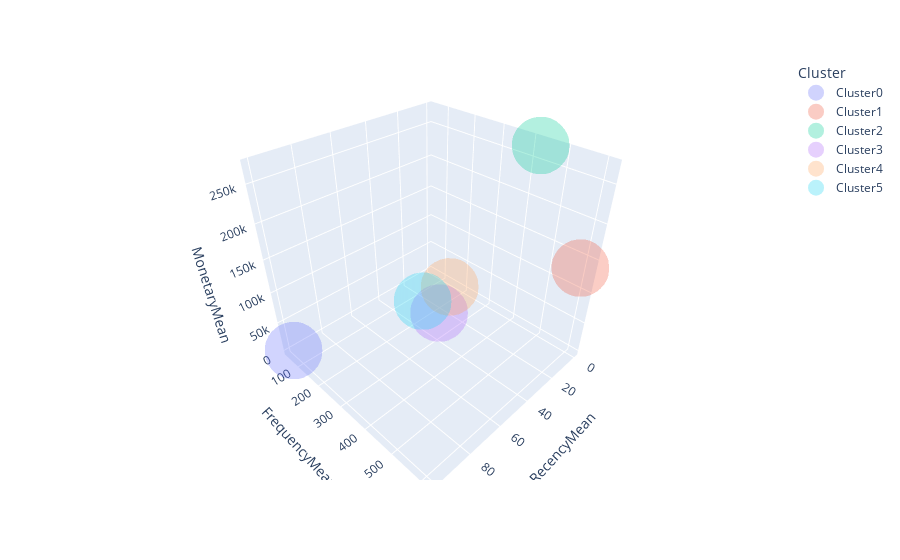

Here is the notebook cell this chart was saved with:
### Code cell
# 3d
fig = px.scatter_3d(rfm_agg2,x='RecencyMean',y='FrequencyMean',z='MonetaryMean',color='Cluster',opacity=0.3)
fig.update_traces(marker = dict(size = 20),selector=dict(mode = 'markers'))
fig.show()

### Figure 1 — Plotly figure (JSON) as saved in the notebook; plotly's stock layout.template omitted (floating-point values rounded to 4 significant figures)
{"data": [{"hovertemplate": "Cluster=Cluster0<br>RecencyMean=%{x}<br>FrequencyMean=%{y}<br>MonetaryMean=%{z}<extra></extra>", "legendgroup": "Cluster0", "marker": {"color": "#636efa", "opacity": 0.3, "size": 20, "symbol": "circle"}, "mode": "markers", "name": "Cluster0", "scene": "scene", "showlegend": true, "type": "scatter3d", "x": [100], "y": [48], "z": [847]}, {"hovertemplate": "Cluster=Cluster1<br>RecencyMean=%{x}<br>FrequencyMean=%{y}<br>MonetaryMean=%{z}<extra></extra>", "legendgroup": "Cluster1", "marker": {"color": "#EF553B", "opacity": 0.3, "size": 20, "symbol": "circle"}, "mode": "markers", "name": "Cluster1", "scene": "scene", "showlegend": true, "type": "scatter3d", "x": [8], "y": [614], "z": [149829]}, {"hovertemplate": "Cluster=Cluster2<br>RecencyMean=%{x}<br>FrequencyMean=%{y}<br>MonetaryMean=%{z}<extra></extra>", "legendgroup": "Cluster2", "marker": {"color": "#00cc96", "opacity": 0.3, "size": 20, "symbol": "circle"}, "mode": "markers", "name": "Cluster2", "scene": "scene", "showlegend": true, "type": "scatter3d", "x": [0], "y": [426], "z": [269932]}, {"hovertemplate": "Cluster=Cluster3<br>RecencyMean=%{x}<br>FrequencyMean=%{y}<br>MonetaryMean=%{z}<extra></extra>", "legendgroup": "Cluster3", "marker": {"color": "#ab63fa", "opacity": 0.3, "size": 20, "symbol": "circle"}, "mode": "markers", "name": "Cluster3", "scene": "scene", "showlegend": true, "type": "scatter3d", "x": [46], "y": [336], "z": [62970]}, {"hovertemplate": "Cluster=Cluster4<br>RecencyMean=%{x}<br>FrequencyMean=%{y}<br>MonetaryMean=%{z}<extra></extra>", "legendgroup": "Cluster4", "marker": {"color": "#FFA15A", "opacity": 0.3, "size": 20, "symbol": "circle"}, "mode": "markers", "name": "Cluster4", "scene": "scene", "showlegend": true, "type": "scatter3d", "x": [13], "y": [202], "z": [24535]}, {"hovertemplate": "Cluster=Cluster5<br>RecencyMean=%{x}<br>FrequencyMean=%{y}<br>MonetaryMean=%{z}<extra></extra>", "legendgroup": "Cluster5", "marker": {"color": "#19d3f3", "opacity": 0.3, "size": 20, "symbol": "circle"}, "mode": "markers", "name": "Cluster5", "scene": "scene", "showlegend": true, "type": "scatter3d", "x": [27], "y": [158], "z": [5939]}], "layout": {"legend": {"title": {"text": "Cluster"}, "tracegroupgap": 0}, "margin": {"t": 60}, "scene": {"domain": {"x": [0, 1], "y": [0, 1]}, "xaxis": {"title": {"text": "RecencyMean"}}, "yaxis": {"title": {"text": "FrequencyMean"}}, "zaxis": {"title": {"text": "MonetaryMean"}}}}}
